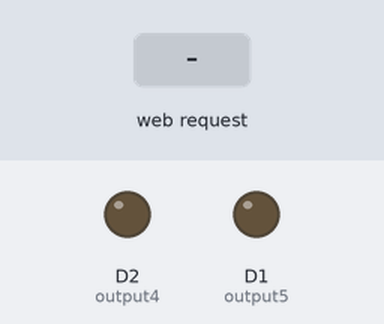
Recording of a sketch running on a simulated ESP8266 (NodeMCU). Shown: output pins drawn as LEDs (lit = HIGH). The inputs (shaded band) are chosen by the test bench. WiFi joins after 1.5 s; servers stay silent unless stated; what the sketch prints to the serial monitor is not drawn.

Above: at 2.8 s.
2.9 s: HTTP request GET /5/on received
At 4.1 s:
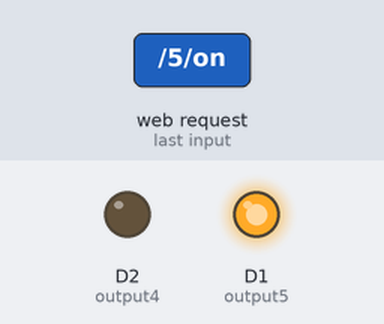
4.4 s: HTTP request GET /4/on received
At 5.3 s:
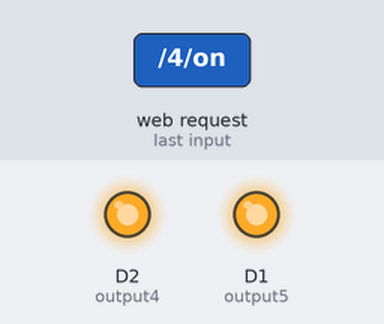
5.9 s: HTTP request GET /5/off received
At 6.5 s:
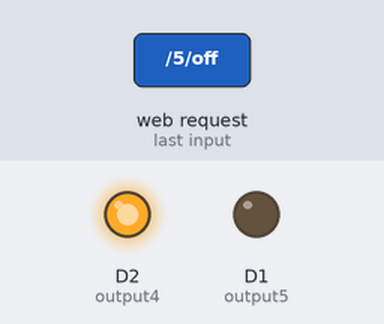
7.4 s: HTTP request GET /4/off received
At 8.8 s:
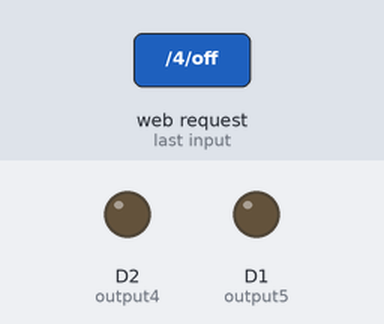
Timing chart, 0 to 9.9 s (numbered marks = the images above; inputs shaded):
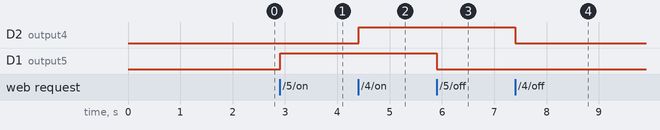

Measured:
- after the input at 2.9 s, D1 (output5): LOW → HIGH at once
- after the input at 4.4 s, D2 (output4): LOW → HIGH at once
- after the input at 5.9 s, D1 (output5): HIGH → LOW at once
- after the input at 7.4 s, D2 (output4): HIGH → LOW at once

The sketch:

main.ino
```cpp
/*********
  Rui Santos
  Complete project details at https://randomnerdtutorials.com
*********/
#include <ESP8266WiFi.h>
#include <ESP8266WebServer.h>
// Load Wi-Fi library
#include <ESP8266WiFi.h>
#include "DHT.h"

// Uncomment one of the lines below for whatever DHT sensor type you're using!
//#define DHTTYPE DHT11   // DHT 11
//#define DHTTYPE DHT21   // DHT 21 (AM2301)
#define DHTTYPE DHT22   // DHT 22  (AM2302), AM2321

// DHT Sensor
uint8_t DHTPin = D8;

// Initialize DHT sensor.
DHT dht(DHTPin, DHTTYPE);

float Temperature;
float Humidity;

// Replace with your network credentials
const char* ssid     = "ssid";
const char* password = "senhadowifi";

// Set web server port number to 80
WiFiServer server(80);

// Variable to store the HTTP request
String header;

// Auxiliar variables to store the current output state
String output5State = "off";
String output4State = "off";

// Assign output variables to GPIO pins
const int output5 = 5;
const int output4 = 4;

// Current time
unsigned long currentTime = millis();
// Previous time
unsigned long previousTime = 0;
// Define timeout time in milliseconds (example: 2000ms = 2s)
const long timeoutTime = 2000;

void setup() {
  Serial.begin(115200);
  delay(100);
  pinMode(DHTPin, INPUT);
  dht.begin();
  // Initialize the output variables as outputs
  pinMode(output5, OUTPUT);
  pinMode(output4, OUTPUT);
  // Set outputs to LOW
  digitalWrite(output5, LOW);
  digitalWrite(output4, LOW);

  // Connect to Wi-Fi network with SSID and password
  Serial.println("Se conectando a: ");
  Serial.println(ssid);
  WiFi.begin(ssid, password);
  while (WiFi.status() != WL_CONNECTED) {
    delay(500);
    Serial.print(".");
  }
  // Print local IP address and start web server
  Serial.println("");
  Serial.println("WiFi conectado.");
  Serial.println("IP address: ");
  Serial.println(WiFi.localIP());
  server.begin();
}

void loop(){
  WiFiClient client = server.available();   // Listen for incoming clients

  if (client) {                             // If a new client connects,
    Serial.println("New Client.");          // print a message out in the serial port
    String currentLine = "";                // make a String to hold incoming data from the client
    currentTime = millis();
    previousTime = currentTime;
    while (client.connected() && currentTime - previousTime <= timeoutTime) { // loop while the client's connected
      currentTime = millis();
      if (client.available()) {             // if there's bytes to read from the client,
        char c = client.read();             // read a byte, then
        Serial.write(c);                    // print it out the serial monitor
        header += c;
        if (c == '\n') {                    // if the byte is a newline character
          // if the current line is blank, you got two newline characters in a row.
          // that's the end of the client HTTP request, so send a response:
          if (currentLine.length() == 0) {
            // HTTP headers always start with a response code (e.g. HTTP/1.1 200 OK)
            // and a content-type so the client knows what's coming, then a blank line:
            client.println("HTTP/1.1 200 OK");
            client.println("Content-type:text/html");
            client.println("Connection: close");
            client.println();

            // turns the GPIOs on and off
            if (header.indexOf("GET /5/on") >= 0) {
              Serial.println("GPIO 5 on");
              output5State = "on";
              digitalWrite(output5, HIGH);
            } else if (header.indexOf("GET /5/off") >= 0) {
              Serial.println("GPIO 5 off");
              output5State = "off";
              digitalWrite(output5, LOW);
            } else if (header.indexOf("GET /4/on") >= 0) {
              Serial.println("GPIO 4 on");
              output4State = "on";
              digitalWrite(output4, HIGH);
            } else if (header.indexOf("GET /4/off") >= 0) {
              Serial.println("GPIO 4 off");
              output4State = "off";
              digitalWrite(output4, LOW);
            }

            // Display the HTML web page
            client.println("<!DOCTYPE html><html>");
            client.println("<head><meta name=\"viewport\" content=\"width=device-width, initial-scale=1\">");
            client.println("<link rel=\"icon\" href=\"data:,\">");
            // CSS to style the on/off buttons
            // Feel free to change the background-color and font-size attributes to fit your preferences
            client.println("<style>html { font-family: Helvetica; display: inline-block; margin: 0px auto; text-align: center;}");
            client.println(".button { background-color: #195B6A; border: none; color: white; padding: 16px 40px;");
            client.println("text-decoration: none; font-size: 30px; margin: 2px; cursor: pointer;}");
            client.println(".button2 {background-color: #77878A;}</style></head>");

            // Web Page Heading
            client.println("<body><h1>ESP8266 Web Server</h1>");

            // Display current state, and ON/OFF buttons for GPIO 5
            client.println("<p>GPIO 5 - State " + output5State + "</p>");
            // If the output5State is off, it displays the ON button
            if (output5State=="off") {
              client.println("<p><a href=\"/5/on\"><button class=\"button\">ON</button></a></p>");
            } else {
              client.println("<p><a href=\"/5/off\"><button class=\"button button2\">OFF</button></a></p>");
            }

            // Display current state, and ON/OFF buttons for GPIO 4
            client.println("<p>GPIO 4 - State " + output4State + "</p>");
            // If the output4State is off, it displays the ON button
            if (output4State=="off") {
              client.println("<p><a href=\"/4/on\"><button class=\"button\">ON</button></a></p>");
            } else {
              client.println("<p><a href=\"/4/off\"><button class=\"button button2\">OFF</button></a></p>");
            }
            client.println("</body></html>");

            // The HTTP response ends with another blank line
            client.println();
            // Break out of the while loop
            break;
          } else { // if you got a newline, then clear currentLine
            currentLine = "";
          }
        } else if (c != '\r') {  // if you got anything else but a carriage return character,
          currentLine += c;      // add it to the end of the currentLine
        }
      }
    }
    // Clear the header variable
    header = "";
    // Close the connection
    client.stop();
    Serial.println("Client disconnected.");
    Serial.println("");
  }
}
```
